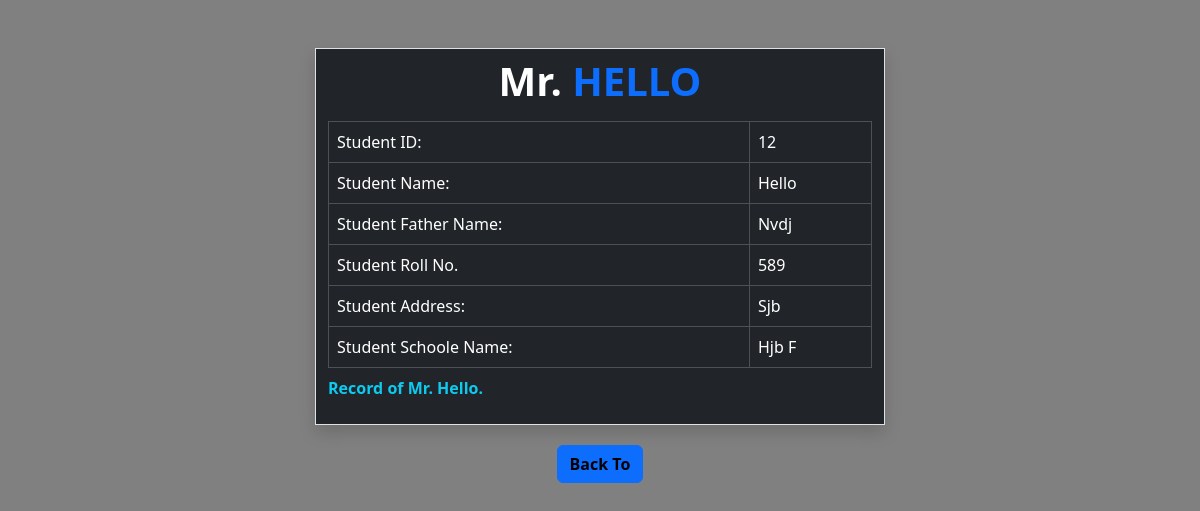
Screenshot of /data/12 with the database file from the repository.
### myapp/models.py (models this page shows)
class studentModel(models.Model):
    name = models.CharField(max_length=30)
    fname = models.CharField(max_length=30)
    roll = models.IntegerField()
    address = models.CharField(max_length=100)
    school_name = models.CharField(max_length=100)

### myapp/views.py (the view)
# urls.py: path("data/<int:id>", views.single_view, name = "single-data"),
def single_view(request, id):
    dt = studentModel.objects.get(pk = id)
    return render(request, 'single_data.html', {'single_data': dt})

### myapp/templates/single_data.html (shortened to what this page needs)
<!DOCTYPE html>
<html lang="en">
<head>
     <link
      href="https://cdn.jsdelivr.net/npm/bootstrap@5.3.3/dist/css/bootstrap.min.css"
      rel="stylesheet"
    />
</head>
<body>
    <div class="container mt-5">
        <div class="row">
            <div class="col-6 offset-3 border border-1 shadow  bg-dark">
                <h1 class="text-center fw-bold  p-2 text-primary"> <span class="text-white">Mr.</span> {{single_data.name |upper}}</h1>
                <table class="table table-bordered table-dark ">
                <caption class="fw-bold text-info">Record of Mr. {{single_data.name|title}}.</caption>
                <tr>
                    <td>Student ID: </td>
                    <td>{{single_data.id}}</td>
                </tr>
                <tr>
                    <td>Student Name: </td>
                    <td>{{single_data.name |title}}</td>
                </tr>
                <tr>
                    <td>Student Father Name: </td>
                    <td>{{single_data.fname |title}}</td>
                </tr>
                <tr>
                    <td>Student Roll No.  </td>
                    <td>{{single_data.roll}}</td>
                </tr>
                <tr>
                    <td>Student Address: </td>
                    <td>{{single_data.address |title}}</td>
                </tr>
                <tr>
                    <td>Student Schoole Name: </td>
                    <td>{{single_data.school_name |title}}</td>
                </tr>
             </table>
            </div>
        </div>
    </div>
    <div class="text-center m-3">
        <button class="btn btn-primary m-1"><a href="{% url "student_Data" %}" class="lulu">Back To</a></button>
    </div>
</body>
</html>

### myapp/templates/single_data.html (style rules this page uses)
body { background-color: gray; }
.lulu { text-decoration: none; color: black; font-weight: bold; }

### rows the page displays
studentModel: name "HELLO", name "Hello", id "12", fname "Nvdj", roll "589", address "Sjb", school_name "Hjb F"
